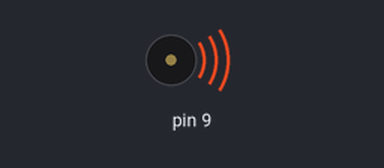
The sketch below on a simulated Arduino Uno, built with avr-gcc and run on an emulated ATmega328P. Parts: buzzer (waves = sounding).

Above: at 0.1 s.
At 8.3 s:
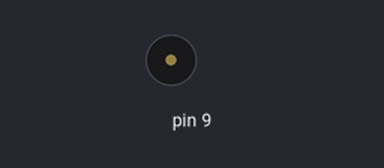
Timing chart, 0 to 9.8 s (numbered marks = the images above):
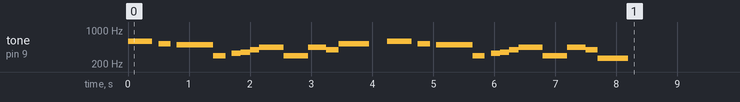

The sketch:

Castlevania_vampire_killer_tone.ino
```cpp
void castlevania() {
  tone(9, 587, 200);
  delay(200);
  tone(9, 587, 200);
  delay(300);
  tone(9, 523, 200);
  delay(300);
  tone(9, 493, 900);
  delay(600);
  tone(9, 293, 200);
  delay(300);
  tone(9, 329, 200);
  delay(150);
  tone(9, 349, 200);
  delay(150);
  tone(9, 392, 200);
  delay(150);
  tone(9, 440, 800);
  delay(400);
  tone(9, 293, 700);
  delay(400);
  tone(9, 440, 400);
  delay(300);
  tone(9, 392, 200);
  delay(200);
  tone(9, 523, 500);
  delay(800);

  tone(9, 587, 200);
  delay(200);
  tone(9, 587, 200);
  delay(300);
  tone(9, 523, 200);
  delay(300);
  tone(9, 493, 900);
  delay(600);
  tone(9, 293, 200);
  delay(300);
  tone(9, 329, 200);
  delay(150);
  tone(9, 349, 200);
  delay(150);
  tone(9, 392, 200);
  delay(150);
  tone(9, 440, 800);
  delay(400);
  tone(9, 293, 700);
  delay(400);
  tone(9, 440, 400);
  delay(300);
  tone(9, 392, 200);
  delay(200);
  tone(9, 261, 500);
  delay(800);
}
void setup() {
  castlevania();
}
void loop() {

}
```
